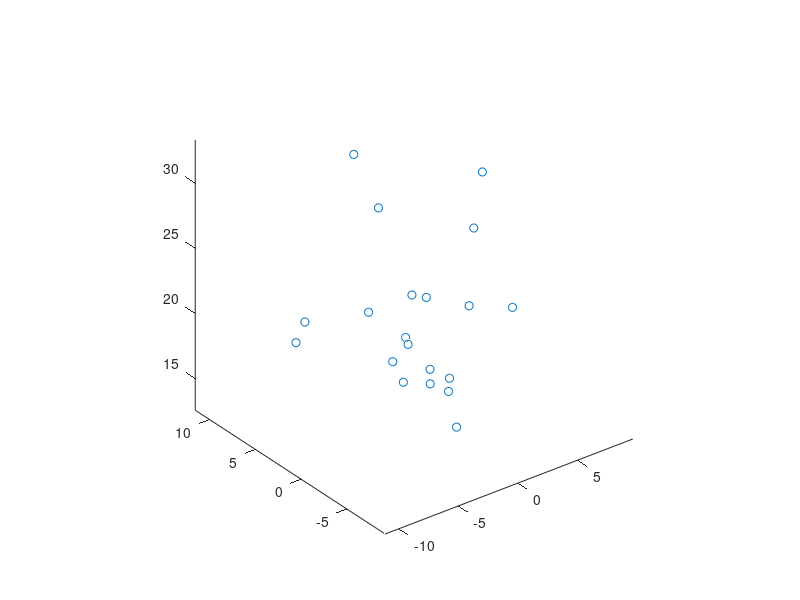

This chart was generated by the following MATLAB code: (Note: this script raises an error after producing the figure.)
function Dessin_apprentissage
close all

% fonction �crite pour les SVR
% dessin des points d'apprentissage et du mod�le "appris"
% Suivant la dimension de l'espace de dessin 

%donn�es X et Y Les points Xi Yi pour la regression
% Xi est une colonne de Rn ( f cherch�e de Rn dans R)
% Les Xi sont stock�s dans X en ligne
global ikernel
ikernel=2;
load Modele X Y alph b

ndim=size(X,1);
npoints=size(X,2);

if ndim==1
    plot(X(1,:),X(2,:),Y, 'o')
else
plot3(X(1,:),X(2,:),Y, 'o')
axis equal
hold on
end

% dessin des points 

%trac� de la fonction obtenue par r�gression
if ndim==1
    
else
xmin=min(X(1,:))
xmax=max(X(1,:))
ymin=min(X(2,:))
ymax=max(X(2,:))
delx=xmax-xmin
dely=ymax-ymin
xmax=xmax+delx/10
ymax=ymax+dely/10;
xmin=xmin-delx/10;
ymin=ymin-dely/10;
ikx=0;
ik=0;

for ix=xmin:0.5:xmax
     ikx=ikx+1;
     iky=0;
     for iy=ymin:0.3:ymax
         ik=ik+1;
         iky=iky+1;
         XS(1,ik)=ix;
         XS(2,ik)=iy;
         YS(ik)= prodwr(X,alph,XS(:,ik))+b;
         TXS1(ikx,iky)=XS(1,ik);
         TXS2(ikx,iky)=XS(2,ik);
         TYS(ikx,iky)=YS(ik);
         
     end
 end

grid
 surf(TXS1,TXS2,TYS) 
grid

hold on 
load Loiremini
np=length(xs);
xs(np+1)=xs(1);
ys(np+1)=ys(1);
maxy=max(YS);
zs=maxy*ones(1,np+1);
axis([ xmin xmax ymin ymax])
plot3(xs,ys,zs,'linewidth',3)

view (2);
end